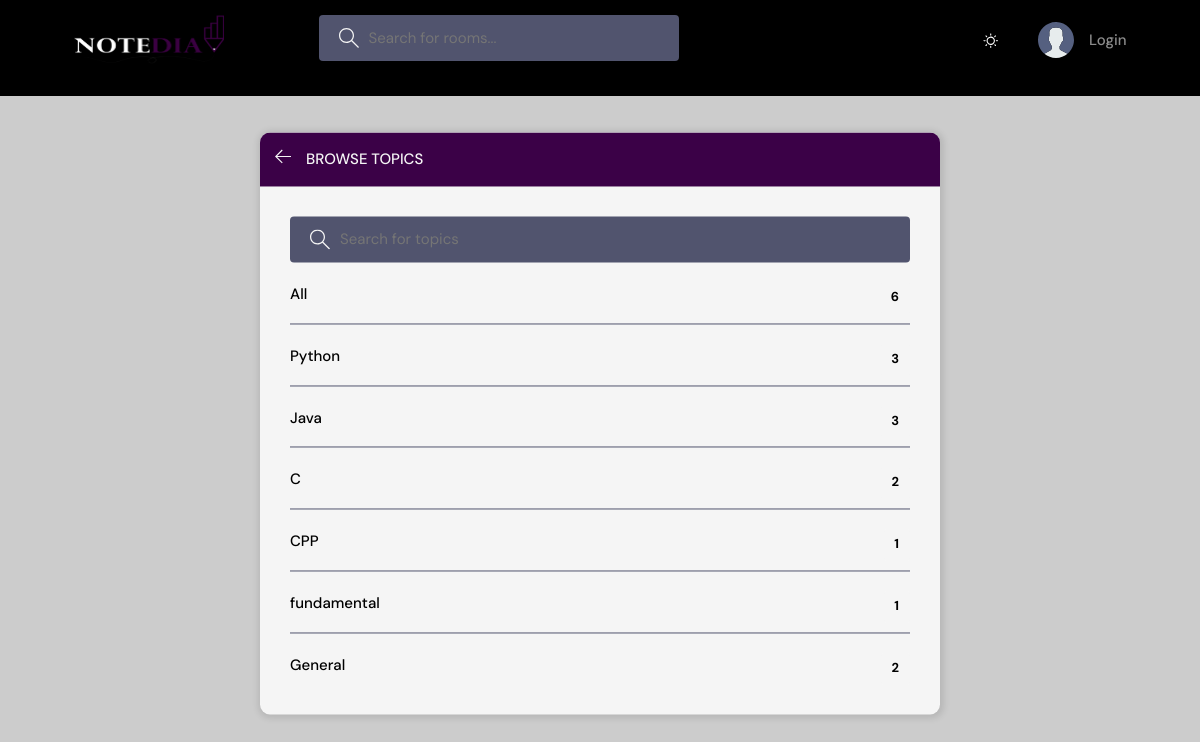
Page /topics/ on the committed database.
### base/models.py (models this page shows, shortened)
class Topic(models.Model):
    name = models.CharField(max_length=200)
    MAJOR_CHOICES = [
        ('Computer Science','Computer Science'),
        ('Computer Information Systems','Computer Information Systems'),
        ('Bussiness Information Technology','Bussiness Information Technology'),
        ('Artifical Intelligence','Artifical Intelligence'),
        ('Data Science','Data Science'),
        ('CyberSecurity','CyberSecurity'),
        ('Computer Engineering','Computer Engineering'),
        ('Software Engineering','Software Engineering'),
    ]
    majors = MultiSelectField(max_length=200, choices=MAJOR_CHOICES,null=True)

### base/views.py (the view)
# urls.py: path('topics/',views.topicsPage,name="topics"),
def topicsPage(request):
    q=request.GET.get('q') if request.GET.get('q') != None else ''
    topics=Topic.objects.filter(name__icontains=q)
    return render(request,'base/topics.html',{'topics':topics})

### base/templates/base/topics.html (shortened to what this page needs)
{% extends 'main.html' %}
{% block content %}
    <main class="create-room layout">
      <div class="container">
        <div class="layout__box">
          <div class="layout__boxHeader">
            <div class="layout__boxTitle">
              <a href="{% url 'home' %}">
                <svg version="1.1" xmlns="http://www.w3.org/2000/svg" width="32" height="32" viewBox="0 0 32 32">
                  <title>arrow-left</title>
                  <path
                    d="M13.723 2.286l-13.723 13.714 13.719 13.714 1.616-1.611-10.96-10.96h27.625v-2.286h-27.625l10.965-10.965-1.616-1.607z"
                  ></path>
                </svg>
              </a>
              <h3>Browse Topics</h3>
            </div>
          </div>
          <div class="topics-page layout__body">
            <form class="header__search" action="" method="GET">
              <label>
                <input placeholder="Search for topics" name="q" />
              </label>
            </form>
            <ul class="topics__list">
              <li>
                <a href="{% url 'topics' %}" class="active">All <span>{{topics.count}}</span></a>
              </li>
              {% for topic in topics %}
              <li>
                <a href="{% url 'home' %}?q={{topic.name}}" class="active">{{topic.name}} <span>{{topic.room_set.all.count}}</span></a>
              </li>
              {% endfor %}
            </ul>
          </div>
        </div>
      </div>
    </main>
    {% endblock content %}

### static/styles/style.css (style rules this page uses)
:root { --color-main: #3b0147; --color-box: #0d0b33; --color-dark: #080710; --color-header: #0d0b33; --color-dark-medium: #51546e; --color-dark-light: #3b0147; --color-text: #e5e5e5; --color-gray: #8b8b8b; --color-light-gray: #b2bdbd; --color-bg: #080710; --color-link: #1eaccf; --color-success: #5dd693; --color-error: #fc4b0b; --color-topic:#b2bdbd; }
html[data-theme="light"] { --color-main: #3b0147; --color-box: #f5f5f5; --color-dark: #080710; --color-header: #000000; --color-dark-medium: #51546e; --color-dark-light: #3b0147; --color-text: #000000; --color-text-fixed: #f5f5f5; --color-placeholder-fixed: #080710; --color-gray: #8b8b8b; --color-light-gray: #282c2c; --color-bg: #cccccc; --color-link: #1eaccf; --color-success: #199451; --color-error: #fc4b0b; --color-topic:#000000; }
* { font-family: "DM Sans", -apple-system, BlinkMacSystemFont, "Segoe UI", Roboto, Oxygen, Ubuntu, Cantarell, "Open Sans", "Helvetica Neue", sans-serif; margin: 0; padding: 0; box-sizing: border-box; text-rendering: optimizeLegibility; font-size: inherit; }
html { font-size: 56.25%; }
@media only screen and (min-width: 1200px) { html { font-size: 62.5%; } }
body { line-height: 1.6; font-weight: 400; font-size: 1.5rem; color: var(--color-light-gray); background-color: var(--color-bg); min-height: 100vh; }
a { display: inline-block; color: var(--color-link); text-decoration: none; }
.container { max-width: 120rem; width: 90%; margin: auto; }
.header__search > label { background-color: var(--color-dark-medium); padding: 1.3rem 1rem; display: flex; align-items: center; gap: 1rem; border-radius: 4px; }
.header__search svg { fill: var(--color-text-fixed); width: 2rem; height: 2rem; margin-left: 1rem; }
.header__search input { width: 30rem; background: transparent; border: none; outline: none; color: var(--color-text-fixed); }
.layout { margin-top: 2.4rem; }
.layout > .container { display: flex; justify-content: space-between; align-items: flex-start; }
.layout__box { width: 90%; max-width: 48rem; min-height: 40rem; position: absolute; top: 50%; left: 50%; transform: translate(-50%, -46%); background-color: var(--color-box); border-radius: 1rem; box-shadow: 1px 1px 6px 3px rgba(0, 0, 0, 0.1); overflow: hidden; }
.layout__boxHeader { display: flex; padding: 1.5rem; background-color: var(--color-main); }
.layout__boxTitle { display: flex; gap: 1.5rem; align-items: center; }
.layout__boxTitle h3 { text-transform: uppercase; font-weight: 500; color: var(--color-text-fixed); }
.layout__boxTitle svg { width: 1.6rem; height: 1.6rem; fill: var(--color-text-fixed); }
.layout__body { margin: 3rem; }
.topics__list { list-style: none; }
.topics__list li a { display: flex; justify-content: space-between; margin-bottom: 3rem; font-weight: 500; color: var(--color-topic); transition: all 0.3s ease-in-out; }
.topics__list li a.active { color: var(--color-text); }
.topics__list li a span { padding: 0.5rem 1rem; background-color: var(--color-box); border-radius: 3px; font-size: 1.3rem; font-weight: 700; letter-spacing: 1px; }
.topics-page .topics__list li:not(:last-child) a { margin: 2rem 0; padding-bottom: 1rem; text-decoration: none; border-bottom: 1px solid var(--color-dark-medium); }
.topics-page .header__search { display: block; }
.create-room.layout .layout__box { max-width: 68rem; }

### rows in the picture
Topic: name "Python", room_set.all.count "3"
Topic: name "Java", room_set.all.count "3"
Topic: name "C", room_set.all.count "2"
Topic: name "CPP", room_set.all.count "1"
Topic: name "fundamental", room_set.all.count "1"
Topic: name "General", room_set.all.count "2"

### other values in the picture
{{ topics.count }} "6"
